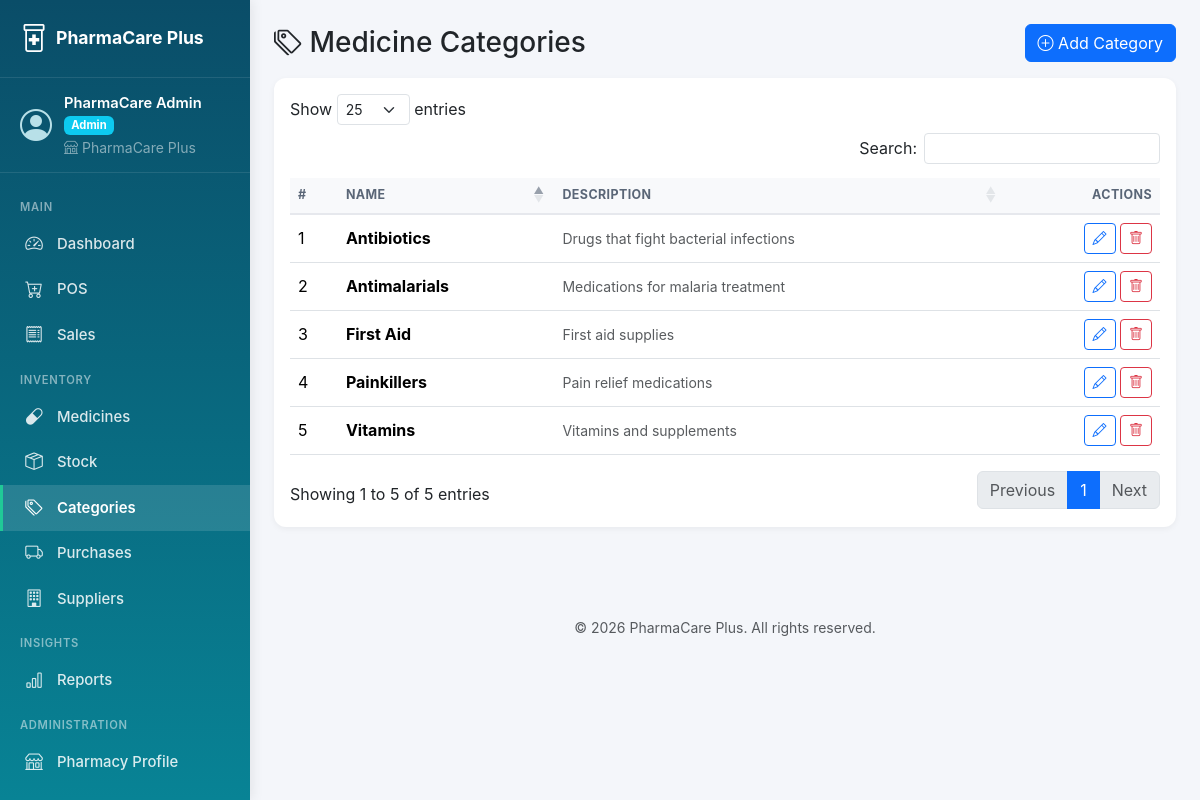
/index.php?page=categories (signed in), run on the app's committed database.
### tables this page shows
CREATE TABLE categories (
    id INT AUTO_INCREMENT PRIMARY KEY,
    pharmacy_id INT NOT NULL,
    name VARCHAR(80) NOT NULL,
    description TEXT,
    created_at TIMESTAMP DEFAULT CURRENT_TIMESTAMP,
    FOREIGN KEY (pharmacy_id) REFERENCES pharmacies(id) ON DELETE CASCADE,
    INDEX idx_cat_pharmacy (pharmacy_id)
);

### controllers/CategoryController.php (called while the page is built, shortened)
<?php
require_once __DIR__ . '/../models/Category.php';
class CategoryController {
    private $category;
    public function __construct($db) {
        $this->category = new Category($db, currentPharmacyId());
    }
    public function index() {
        $categories = $this->category->all();
        require __DIR__ . '/../views/categories/index.php';
    }
}

### index.php (called while the page is built, shortened)
<?php
require_once __DIR__ . '/config/config.php';
$db = (new Database())->getConnection();
$action = $_GET['action'] ?? 'index';
$controller = new $controllerName($db);
$methodMap = [
    'index'         => 'index',
    'create'        => 'create',
    'store'         => 'store',
    'edit'          => 'edit',
    'update'        => 'update',
    'delete'        => 'delete',
    'show'          => 'show',
    'invoice'       => 'invoice',
    'pos'           => 'pos',
    'sales'         => 'sales',
    'inventory'     => 'inventory',
    'expiry'        => 'expiry',
    'adjust'        => 'adjust',
    'storeAdjust'   => 'storeAdjust',
    'ajaxSearch'    => 'ajaxSearch',
    'ajaxBarcode'   => 'ajaxBarcode',
    'toggle'        => 'toggle',
    'rotateKey'     => 'rotateKey',
    'profile'           => 'profile',
    'updateProfile'     => 'updateProfile',
    'exportSalesPdf'    => 'exportSalesPdf',
    'exportInventoryPdf'=> 'exportInventoryPdf',
    'exportExpiryPdf'   => 'exportExpiryPdf',
];
$method = $methodMap[$action] ?? 'index';
$controller->$method();

### config/config.php (called while the page is built, shortened)
<?php
function url($path = '') {
    return BASE_URL . '/' . ltrim($path, '/');
}
function sanitize($value) {
    return htmlspecialchars(trim((string)$value), ENT_QUOTES, 'UTF-8');
}
function isLoggedIn() {
    return isset($_SESSION['user_id']);
}
function hasRole($roles) {
    return in_array($_SESSION['role'] ?? '', $roles, true);
}
function currentPharmacyId() {
    return $_SESSION['pharmacy_id'] ?? null;
}

### models/Category.php (called while the page is built, shortened)
<?php
class Category {
    private $db;
    private $pharmacyId;
    public function __construct($db, $pharmacyId = null) {
        $this->db         = $db;
        $this->pharmacyId = $pharmacyId === null ? null : (int)$pharmacyId;
    }
    private function tenantClause() {
        return $this->pharmacyId === null ? '' : " AND pharmacy_id = " . $this->pharmacyId;
    }
    public function all() {
        $sql = "SELECT * FROM categories WHERE 1=1" . $this->tenantClause() . " ORDER BY name ASC";
        return $this->db->query($sql)->fetchAll();
    }
}

### views/categories/index.php (the view, shortened to what this page needs)
<?php $pageTitle = 'Categories'; require __DIR__ . '/../layouts/header.php'; ?>
<div class="d-flex justify-content-between align-items-center mb-3">
    <h3 class="mb-0"><i class="bi bi-tags"></i> Medicine Categories</h3>
    <a href="<?= url('index.php?page=categories&action=create') ?>" class="btn btn-primary">
        <i class="bi bi-plus-circle"></i> Add Category
    </a>
</div>
<div class="card"><div class="card-body table-responsive">
    <table class="table table-hover align-middle js-datatable" data-order='[[1,"asc"]]'>
        <thead>
            <tr><th class="dt-no-sort dt-no-export">#</th><th>Name</th><th>Description</th><th class="text-end dt-no-sort dt-no-export">Actions</th></tr>
        </thead>
        <tbody>
        <?php $i = 1; foreach ($categories as $c): ?>
            <tr>
                <td><?= $i++ ?></td>
                <td><strong><?= sanitize($c['name']) ?></strong></td>
                <td><small class="text-muted"><?= sanitize($c['description'] ?? '-') ?></small></td>
                <td class="text-end">
                    <a href="<?= url('index.php?page=categories&action=edit&id=' . $c['id']) ?>"
                       class="btn btn-sm btn-outline-primary"><i class="bi bi-pencil"></i></a>
                    <?php if (hasRole(['admin'])): ?>
                        <form method="POST" action="<?= url('index.php?page=categories&action=delete') ?>" class="d-inline"
                              onsubmit="return confirm('Delete this category? Medicines in it will become uncategorized.');">
                            <button type="submit" class="btn btn-sm btn-outline-danger"><i class="bi bi-trash"></i></button>
                        </form>
                    <?php endif; ?>
                </td>
            </tr>
        <?php endforeach; ?>
        </tbody>
    </table>
</div></div>
<?php require __DIR__ . '/../layouts/footer.php'; ?>

### assets/css/style.css (style rules this page uses)
:root { --brand-primary: #0d6efd; --brand-secondary: #198754; --brand-accent: #20c997; --brand-dark: #0a1929; }
body { background: #f4f6fa; font-family: -apple-system, BlinkMacSystemFont, 'Segoe UI', Roboto, sans-serif; }
:root { --sidebar-width: 250px; --topbar-height: 56px; }
.card { border: none; border-radius: 12px; box-shadow: 0 2px 6px rgba(0,0,0,0.05); }
.table thead th { background: #f8f9fb; font-size: 0.78rem; text-transform: uppercase; letter-spacing: 0.4px; color: #5a6677; border-bottom: 2px solid #e6e8ed; }

### data on the page
categories: name "Antibiotics", description "Drugs that fight bacterial infections"
categories: name "Antimalarials", description "Medications for malaria treatment"
categories: name "First Aid", description "First aid supplies"
categories: name "Painkillers", description "Pain relief medications"
categories: name "Vitamins", description "Vitamins and supplements"

### other printed values
APP_NAME "PharmaCare Plus"
$u['full_name'] "PharmaCare Admin"
$u['role'] "Admin"
$u['pharmacy_name'] "PharmaCare Plus"
